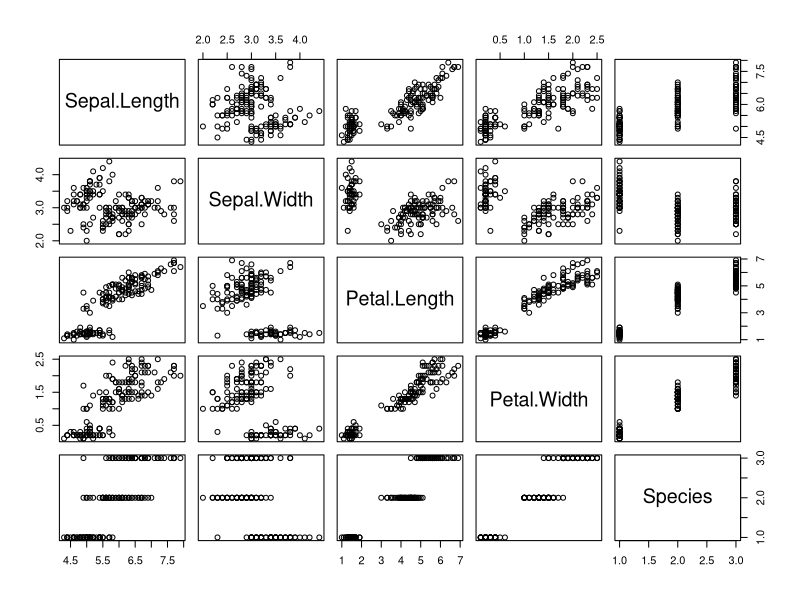
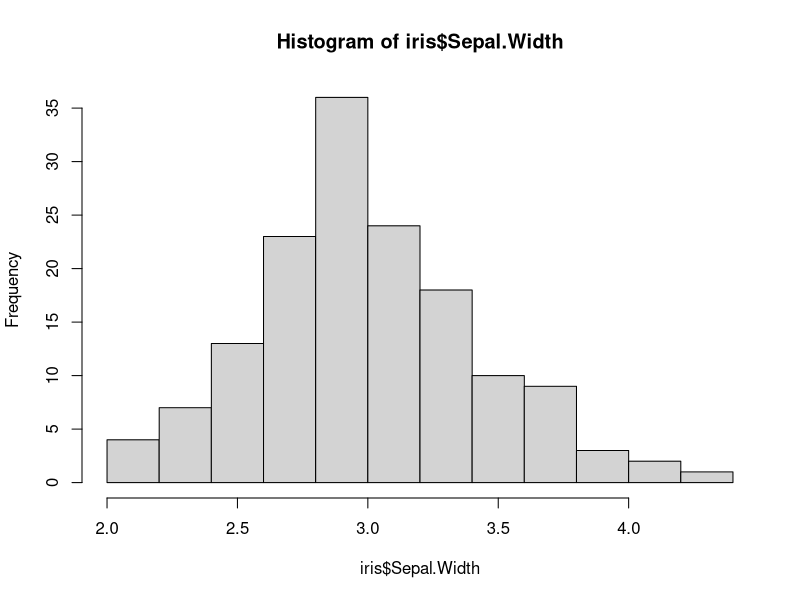
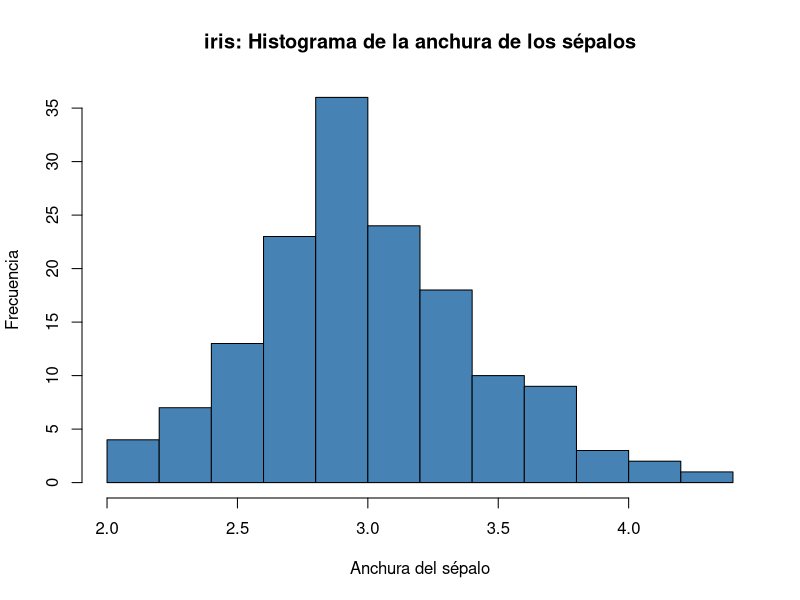
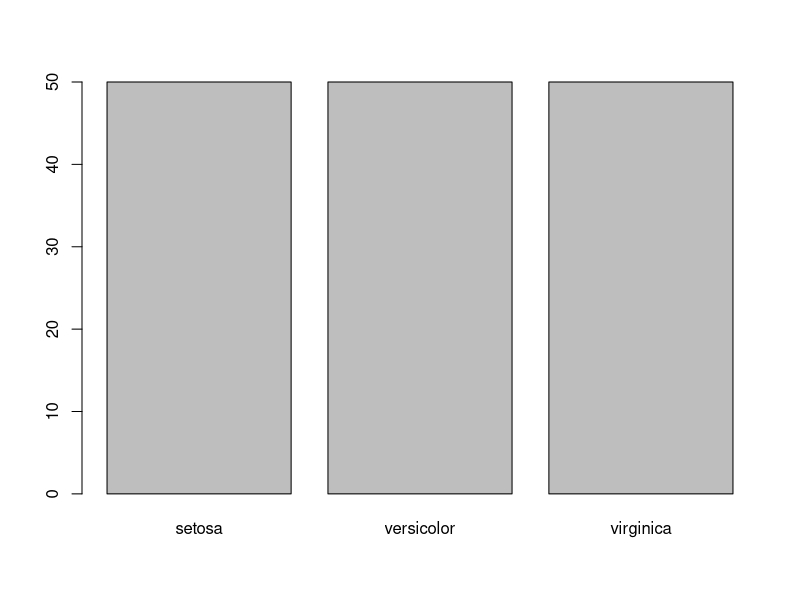
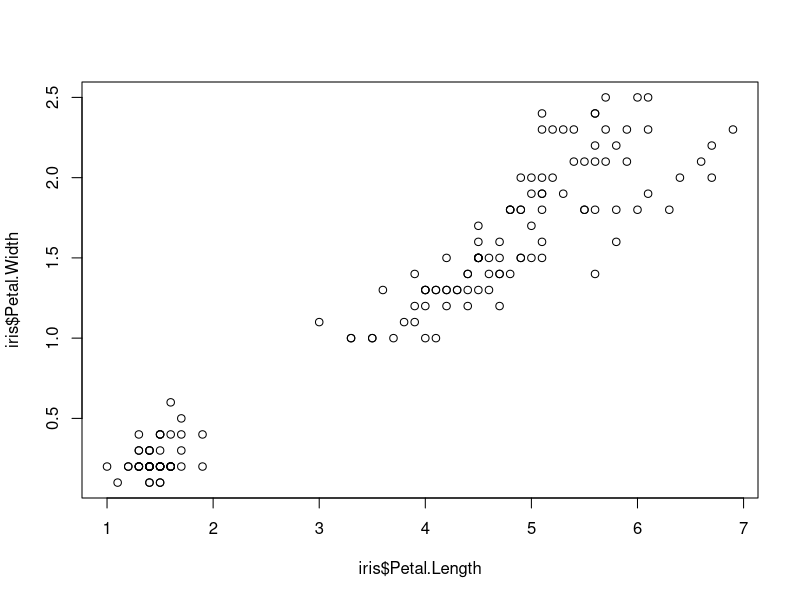
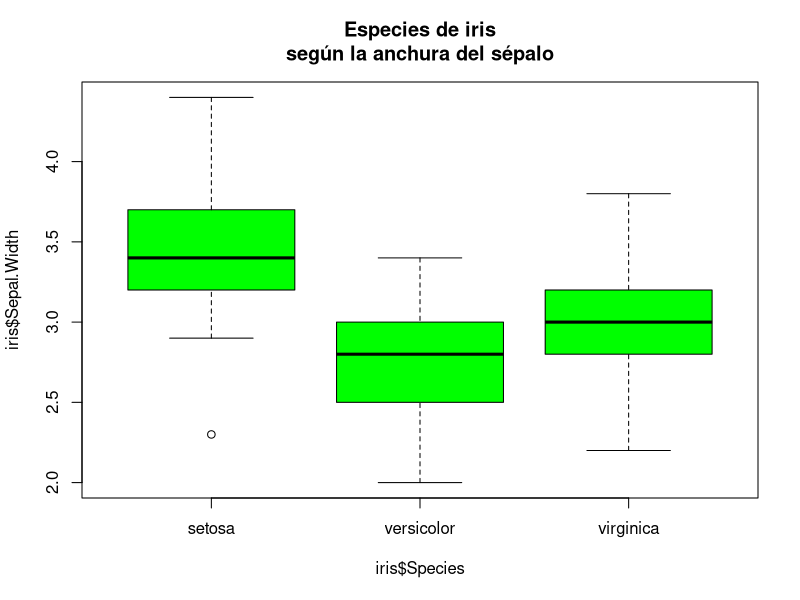

The R source for these figures, in order:
print(iris)     # iris es una tabla con 150 filas para practicas que biende por defecto
plot(iris)       # Representa gráficamente la tabla
summary(iris)    # Resumen estadístico de las columnas
str(iris)        # "Representación textual" del objeto
head(iris)    # primeras seis filas
tail(iris)    # últimas seis filas
?summary   #El simbolo de pregunta antes de la funcion nos muestra como funciona tambien se puede con help
dim(iris)     # filas x columnas ,nos arroja cuantas filas y columnas tenemos
nrow(iris)    # Mestra solo el número de filas
ncol(iris)    #  Mestra solo el número de columnas
colnames(iris)  #Muestra los nombres de las columas
iris[1:10,]        # Podemos selecionar solo un subconjunto de datos por ejemplo diez primeras filas
iris[, 3:4]        # Podemos seleccionar solo ciertas columnas por ejemplo la 3 y 4
iris[1:10, 3:4]   #Seleccionamos las primeras diez filas de las culumnas 3 y 4
iris[, "Species"] #Tambien es posible referirse a una columna por su nombre, imprimiendo todas las filas de esa columna
#Tambien es posible acortarlo como iris$Species
iris[iris$Species == "setosa",] #También permite seleccionar filas mediante condiciones lógicas "filtrado"
#Es posible crear otras tablas a partir de una dada mediante el operador <-
mi.iris <- iris  # mi.iris es una copia de iris
head(mi.iris) #Muestra las 6 primeras filas junto con las respectivas columnas
ls()         # lista de objetos en memoria que hemos creado 
rm(mi.iris)  # borra el objeto mi.iris
ls()         #Comprobamos el borrado 
#Una forma de eliminar una columna es asignarle valor nullo NULL
mi.iris <- iris #Creamos de nuevo una copia de la tabla de datos iris
mi.iris$Petal.Area <- NULL #Les asignamos el valor nulo NULL es decir eliminamos la columna Petal.Area
head(mi.iris$Petal.Area ) #Muestra las 6 primeras filas junto con las respectivas columnas de Petal.Area 

mi.iris <- iris[order(iris$Petal.Length),] #La funcion order Nos ordena las dilas de la columna  de menor a mañor
head(mi.iris$Petal.Length) #Primero seis elementos de la columna ordenados 
mi.iris$Petal.Length #Todas las filas de la columna ordenados de menor a mayor
mi.iris <- iris[order(-iris$Petal.Length),] #Si queremos ordenar de mayor a menor solo colocamos -order el signo menos antes del order
mi.iris$Petal.Length #Todas las filas de la columna ordenados de mayor a menor
hist(iris$Sepal.Width)#Muestra los datos de sewpal en un histograma

hist(iris$Sepal.Width, main = "iris: Histograma de la anchura de los sépalos",
     xlab = "Anchura del sépalo", ylab = "Frecuencia",
     col = "steelblue") #Histograma con titulos y color

barplot(table(iris$Species)) #Grafica de barras simples muestra segun la cantidad de especies em las columna Species
plot(iris$Petal.Length,iris$Petal.Width)#Grafico de dispersion donde puede apreciarce la relacion de varibles
boxplot(iris$Sepal.Width ~ iris$Species, col = "green",
        main = "Especies de iris\nsegún la anchura del sépalo") #Grafica de caja  
